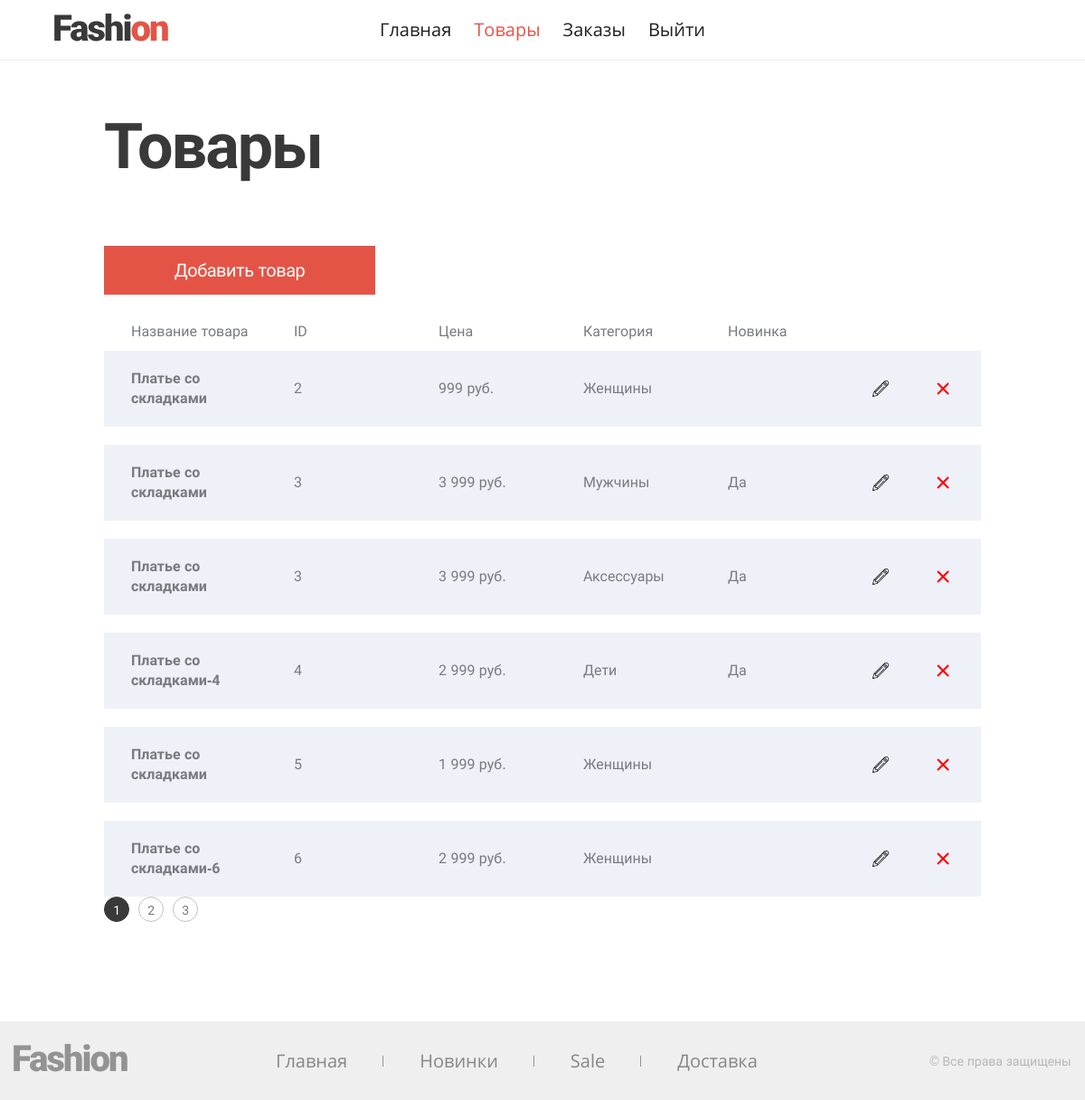
/admin/products.php (signed in), run on the app's committed database.
### tables this page shows
CREATE TABLE `menu` (
  `id` int NOT NULL AUTO_INCREMENT,
  `name` varchar(45) NOT NULL,
  `path` varchar(255) NOT NULL,
  PRIMARY KEY (`id`),
  UNIQUE KEY `id_UNIQUE` (`id`)
);

CREATE TABLE `products` (
  `id` int NOT NULL AUTO_INCREMENT,
  `name` varchar(255) NOT NULL,
  `price` int NOT NULL,
  `image` varchar(255) NOT NULL,
  `new` tinyint(1) DEFAULT '0',
  `sale` tinyint(1) DEFAULT '0',
  `active` tinyint(1) NOT NULL DEFAULT '1',
  PRIMARY KEY (`id`),
  UNIQUE KEY `id_UNIQUE` (`id`)
);

CREATE TABLE `categories` (
  `id` int NOT NULL AUTO_INCREMENT,
  `name` varchar(45) NOT NULL,
  `path` varchar(255) NOT NULL,
  PRIMARY KEY (`id`),
  UNIQUE KEY `id_UNIQUE` (`id`)
);

### include/main.php (called while the page is built, shortened)
<?php
require($_SERVER['DOCUMENT_ROOT'] . '/include/connection.php');
function getMenu($section) {
    $result = mysqli_query(
        connect(),
        "SELECT m.name AS menu, m.path, s.name AS section FROM fashion.menu AS m
        LEFT JOIN menu_sections AS ms ON m.id = ms.id_menu
        LEFT JOIN sections AS s ON ms.id_section = s.id
        WHERE s.name = '$section'"
    );
    $array = mysqli_fetch_all($result, MYSQLI_ASSOC);
    return $array;
}
function isCurrentUrl($url, $component = PHP_URL_PATH){
   return parse_url($_SERVER['REQUEST_URI'], $component) == $url;
}
function activeMenu($array) {
   if (isCurrentUrl($array['path'])) {
      return 'active';
   }
}
function showList($array, $templates, $class) {
    include($_SERVER['DOCUMENT_ROOT'] . '/templates/' . $templates . '.php');
}
function getProductList() {
    $result = mysqli_query(
        connect(),
        "SELECT p.id, p.name, p.price, p.new, p.active, c.name AS category FROM products AS p
        LEFT JOIN categories_products AS cp ON p.id = cp.id_product
        LEFT JOIN categories AS c ON cp.id_category = c.id
        WHERE p.active = 1"
    );
    $array = mysqli_fetch_all($result, MYSQLI_ASSOC);
    return $array;
}
function getCountPage($array, $num = 6) {
    return intval((count($array) - 1) / $num + 1);
}
function showPagination($total) {
    include($_SERVER['DOCUMENT_ROOT'] . '/templates/pagination.php');
}

### include/connection.php (called while the page is built, shortened)
<?php
function connect() {
    $host = HOST;
    $user = USER;
    $password = PASWORD;
    $dbname = DBNAME;
    static $connection = null;
    if ($connection === null) {
        $connection = mysqli_connect($host, $user, $password, $dbname) or die('Ошибка соединения');
    }
    return $connection;
}

### templates/productList.php (the view)
<main class="page-products">
  <h1 class="h h--1">Товары</h1>
  <a class="page-products__button button" href="/admin/add.php">Добавить товар</a>
  <div class="page-products__header">
    <span class="page-products__header-field">Название товара</span>
    <span class="page-products__header-field">ID</span>
    <span class="page-products__header-field">Цена</span>
    <span class="page-products__header-field">Категория</span>
    <span class="page-products__header-field">Новинка</span>
  </div>
  <ul class="<?= $class ?>">
  <?php foreach ($array as $item) : ?>
    <?php if ($item['active']) : ?>
    <li class="product-item page-products__item">
      <b class="product-item__name"><?= $item['name'] ?></b>
      <span class="product-item__field product-item__field--id"><?= $item['id'] ?></span>
      <span class="product-item__field"><?= number_format($item['price'], 0, ',', ' ') ?> руб.</span>
      <span class="product-item__field"><?= $item['category'] ?></span>
      <span class="product-item__field"><?= $item['new'] ? 'Да' : '' ?></span>
      <a href="/admin/edit.php?id=<?= $item['id'] ?>" class="product-item__edit" aria-label="Редактировать"></a>
      <button class="product-item__delete" name="delete"></button>
    </li>
    <?php endif ?>
    <?php endforeach ?>
  </ul>
  <?= showPagination(getCountPage(getProductList()), '/admin/products.php') ?>
</main>

### templates/menu.php
<ul class="<?= $class ?>">
    <?php foreach ($array as $menuItem) : ?>
    <li>
        <a href="<?= $menuItem['path'] ?>"
        class="main-menu__item <?= activeMenu($menuItem) ?>"> <?= $menuItem['menu'] ?></a>
    </li>
    <?php endforeach ?>
</ul>

### data on the page
menu: name "Главная"
menu: name "Товары"
menu: name "Заказы"
menu: name "Выйти"
products: name "Платье со складками", id "2", price "999", categories.name "Женщины", active 1 (drawn)
products: name "Платье со складками", id "3", price "3 999", categories.name "Мужчины", new "Да", active 1 (drawn), categories.name "Аксессуары"
products: name "Платье со складками-4", id "4", price "2 999", categories.name "Дети", new "Да", active 1 (drawn)
products: name "Платье со складками", id "5", price "1 999", categories.name "Женщины", active 1 (drawn)
products: name "Платье со складками-6", id "6", price "2 999", categories.name "Женщины", active 1 (drawn)
menu: name "Новинки"
menu: name "Sale"
menu: name "Доставка"
